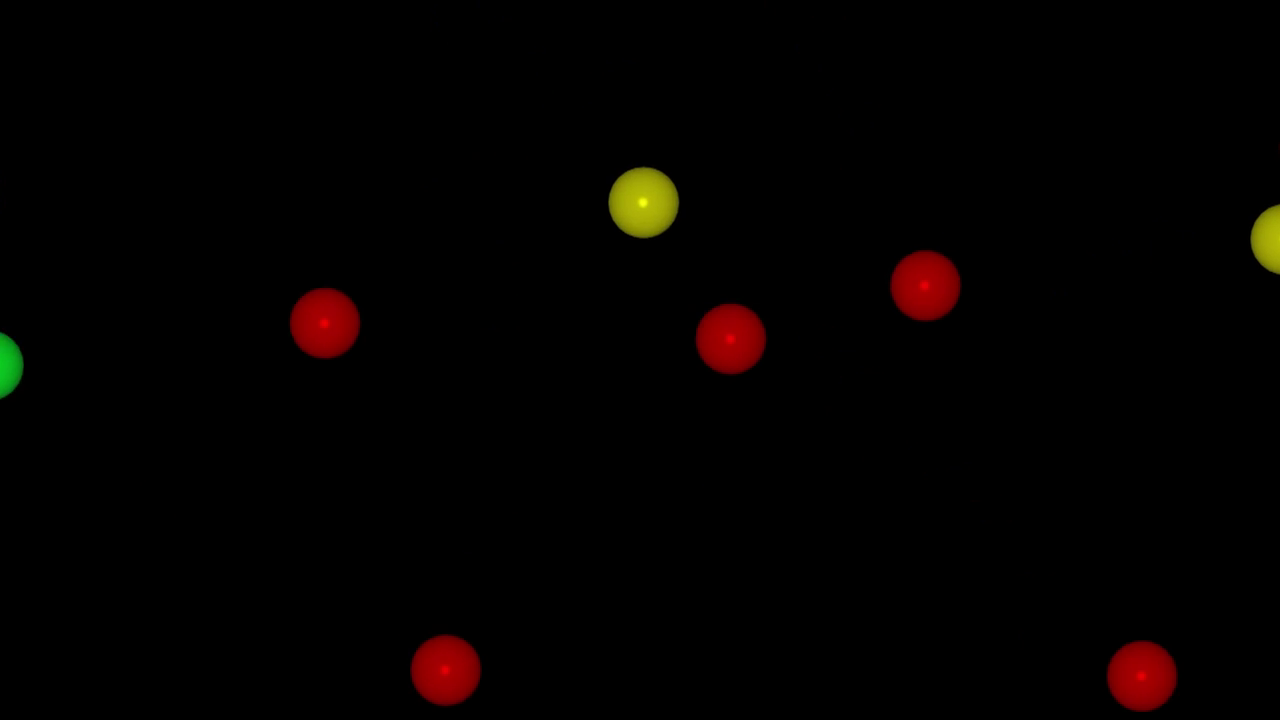
#> input picture frame 149 of Sesion 5, 6 - Image Processing, Object Detection/Big_Colored_Balls_Bouncing_Free_Footage_Backgorund_Vide_c5py4O9kUn0.mp4, 1280 x 720 px
$ jupyter execute main.ipynb
#> lines starting #> are read from the running program, lines starting #| are printed output that depends on the picture; after the words box and inside, x2 and y2 are one past the last pixel; in counts of white or black regions, pixels touching at a corner belong together
[cell 1]
import cv2
import numpy as np

[cell 2]
# Define video capture object
cap = cv2.VideoCapture('Big_Colored_Balls_Bouncing_Free_Footage_Backgorund_Vide_c5py4O9kUn0.mp4')

while True:
  # Read a frame from the video capture
  ret, frame = cap.read()
#> frame is the input picture: shape (720, 1280, 3); mean B, G, R 0.1, 1.1, 3.8

  # Check if frame is read correctly
  if not ret:
    print("Error: Unable to read frame from video capture")
    break

  # Convert frame to HSV color space (optional, might be useful for specific lighting conditions)
  # hsv = cv2.cvtColor(frame, cv2.COLOR_BGR2HSV)

  # Define lower and upper bounds for green color in BGR format
  lower_green = np.array([20, 70, 5])  # Adjust values for green range (BGR)
  upper_green = np.array([40, 255, 30])  # Adjust values for green range (BGR)

  # Create a mask to isolate pixels within the green range
  mask = cv2.inRange(frame, lower_green, upper_green)
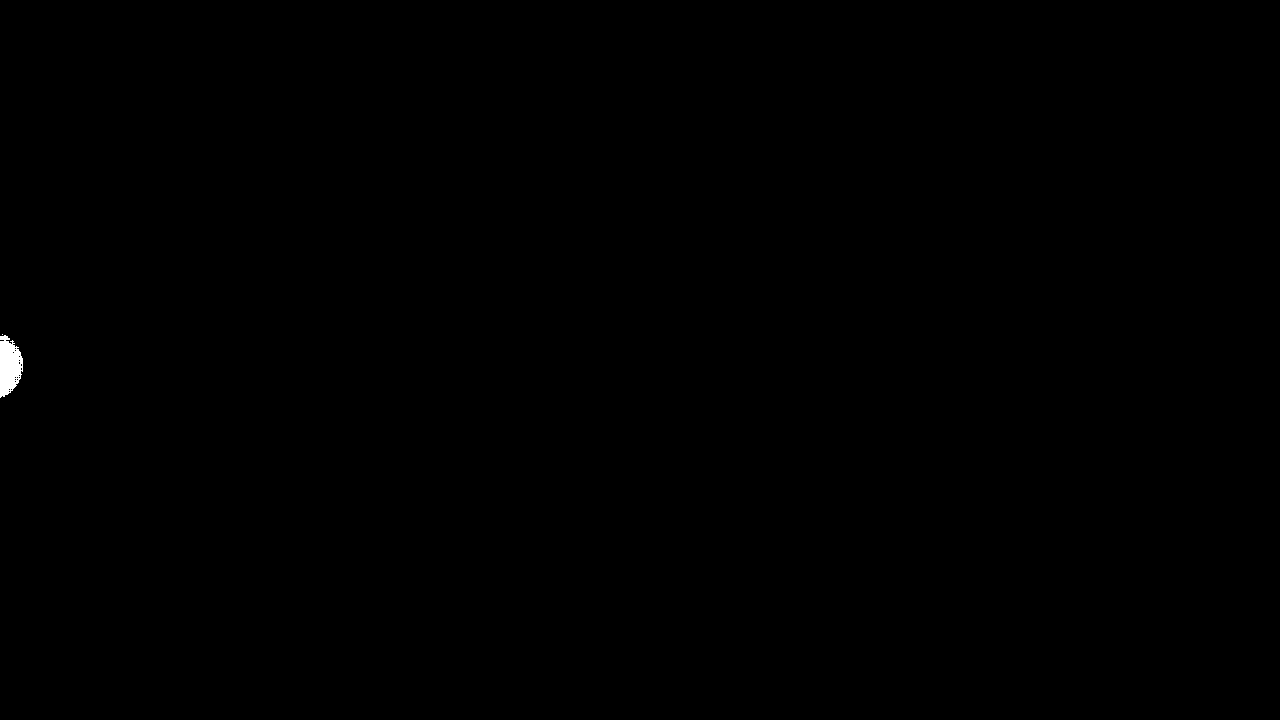
#> mask: shape (720, 1280); 0.11% white; 2 white regions (1 under 20 px)

  # Apply bitwise AND to keep only green pixels in the original frame
  res = cv2.bitwise_and(frame, frame, mask=mask)

  # Find contours of green objects
  contours, hierarchy = cv2.findContours(mask, cv2.RETR_EXTERNAL, cv2.CHAIN_APPROX_SIMPLE)
#> contours = 2 contours, 1 with area under 20; largest, box (x1, y1, x2, y2) and area: (0, 335, 23, 398) 975
  print("Number of contours found:", len(contours))
#| Number of contours found: 2

  # Draw contours and bounding rectangles on the original frame
  for cnt in contours:
    # Get bounding rectangle coordinates
    x, y, w, h = cv2.boundingRect(cnt)
    # Draw green rectangle around the contour
    cv2.rectangle(frame, (x, y), (x + w, y + h), (0, 255, 0), 2)
    frame = cv2.putText(frame, str(w)+"x"+str(h), (x,y), cv2.FONT_HERSHEY_SIMPLEX, 1, (0,255,0), 2)
#> this loop made 2 passes
#> (x, y, w, h) on passes 1 to 2: (0, 335, 23, 63), (2, 334, 1, 1)
#> pass 1, `frame = cv2.putText(frame, str(w)+"x"+str(h), (x,y), cv2.FONT_HERSHEY_..`:
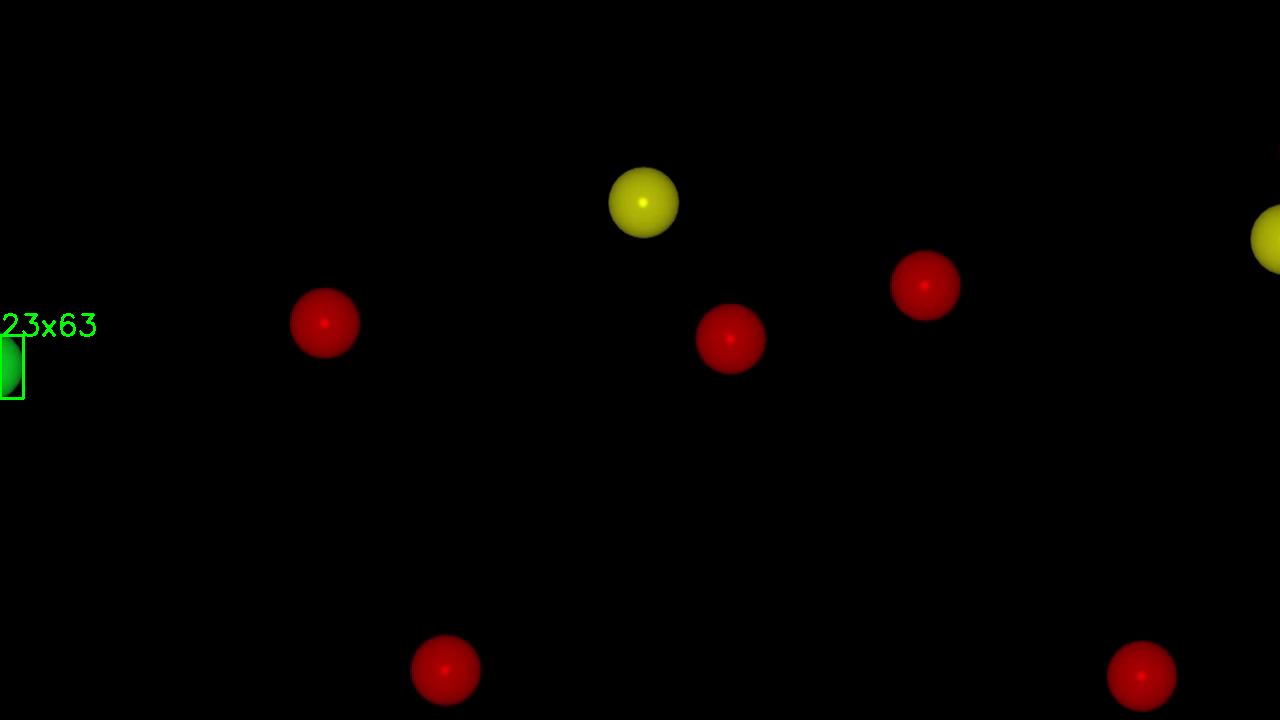
#> frame: shape (720, 1280, 3); 0.13% of pixels changed, all inside (x1, y1, x2, y2) = (0, 313, 96, 400)

  # Display the frame with contours and bounding rectangles
  cv2.imshow("frame", frame)

  # Exit on 'p' key press
  if cv2.waitKey(1) == ord('p'):
#> (key Esc is pressed here)
    break

# Release video capture and close windows
cap.release()
cv2.destroyAllWindows()

$ run again, starting later in the video
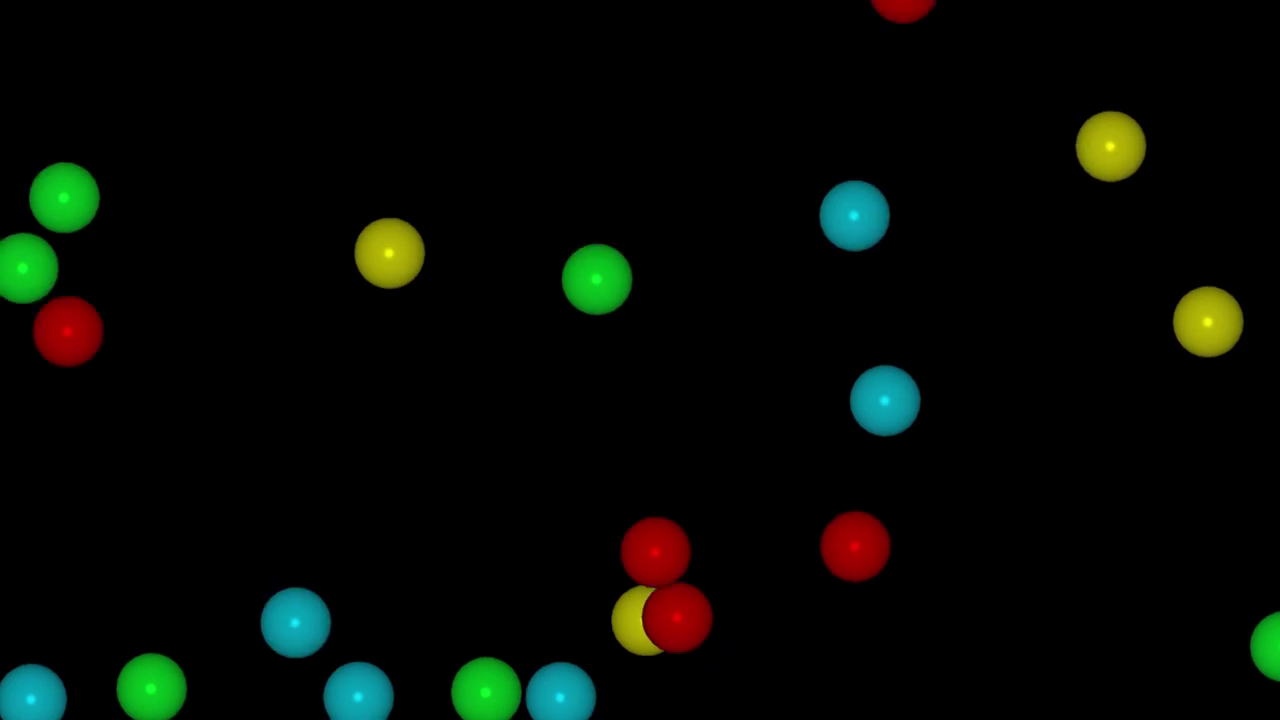
#> input picture frame 674 of Sesion 5, 6 - Image Processing, Object Detection/Big_Colored_Balls_Bouncing_Free_Footage_Backgorund_Vide_c5py4O9kUn0.mp4, 1280 x 720 px
#> frame is the input picture: shape (720, 1280, 3); mean B, G, R 4.5, 9.5, 5.4
#> mask: shape (720, 1280); 2% white; 10 white regions (4 under 20 px)
#> contours = 8 contours, 2 with area under 20; largest, box (x1, y1, x2, y2) and area: (117, 654, 187, 720) 3592, (563, 244, 632, 315) 3584, (29, 163, 99, 233) 3568, (451, 657, 521, 720) 3396, (0, 233, 58, 303) 3210, (1250, 612, 1280, 681) 1424
#| Number of contours found: 8
#> the loop `for cnt in contours:` made 8 passes
#> (x, y, w, h) on passes 1 to 8: (451, 657, 70, 63), (117, 654, 70, 66), (1250, 612, 30, 69), (562, 275, 2, 6), (563, 244, 69, 71), (0, 233, 58, 70), (38, 174, 1, 1), (29, 163, 70, 70)
#> pass 1, `frame = cv2.putText(frame, str(w)+"x"+str(h), (x,y), cv2.FONT_HERSHEY_..`:
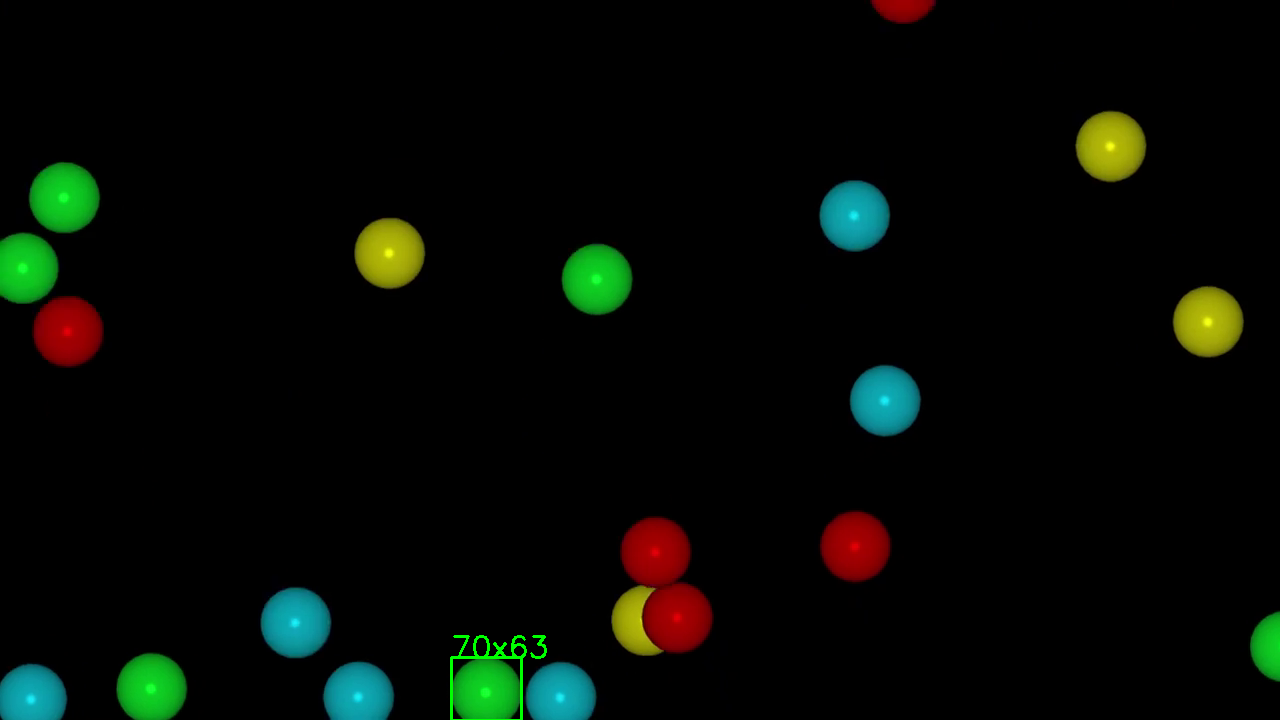
#> frame: shape (720, 1280, 3); 0.14% of pixels changed, all inside (x1, y1, x2, y2) = (450, 635, 547, 720)
#> after the loop `for cnt in contours:`:
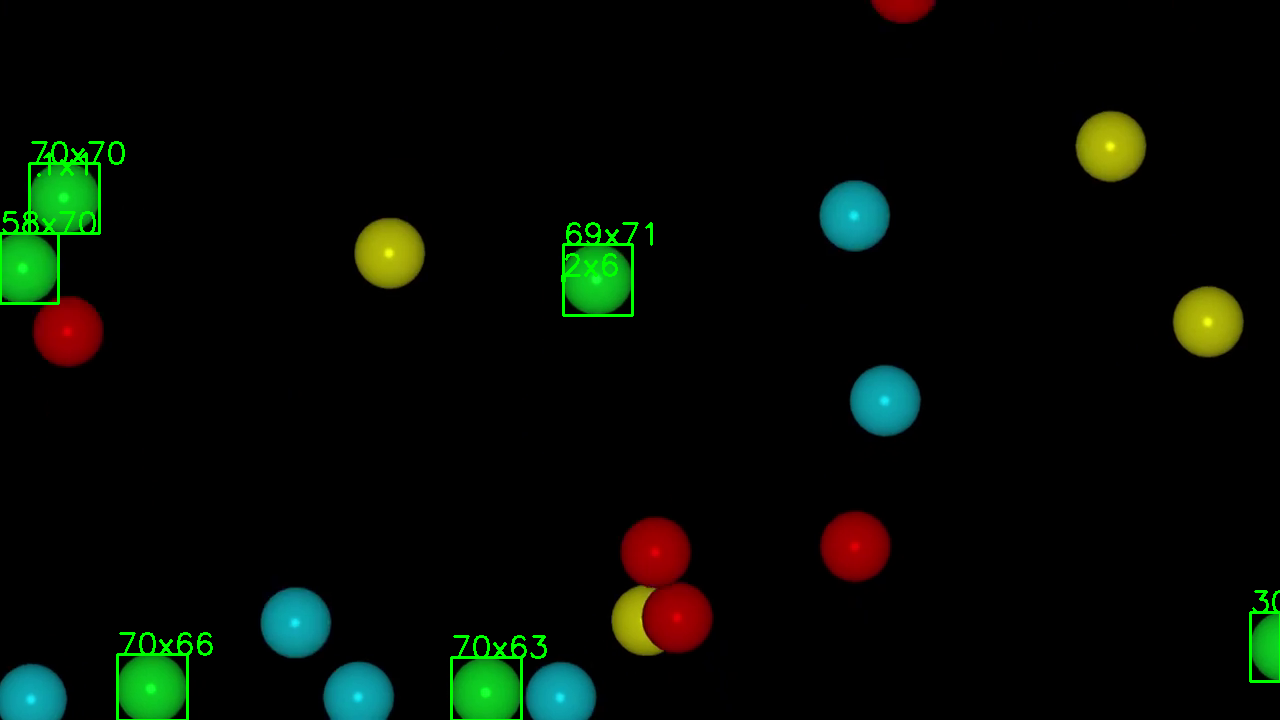
#> frame: shape (720, 1280, 3); mean B, G, R 4.4, 11.5, 5.3

$ run again, starting later in the video
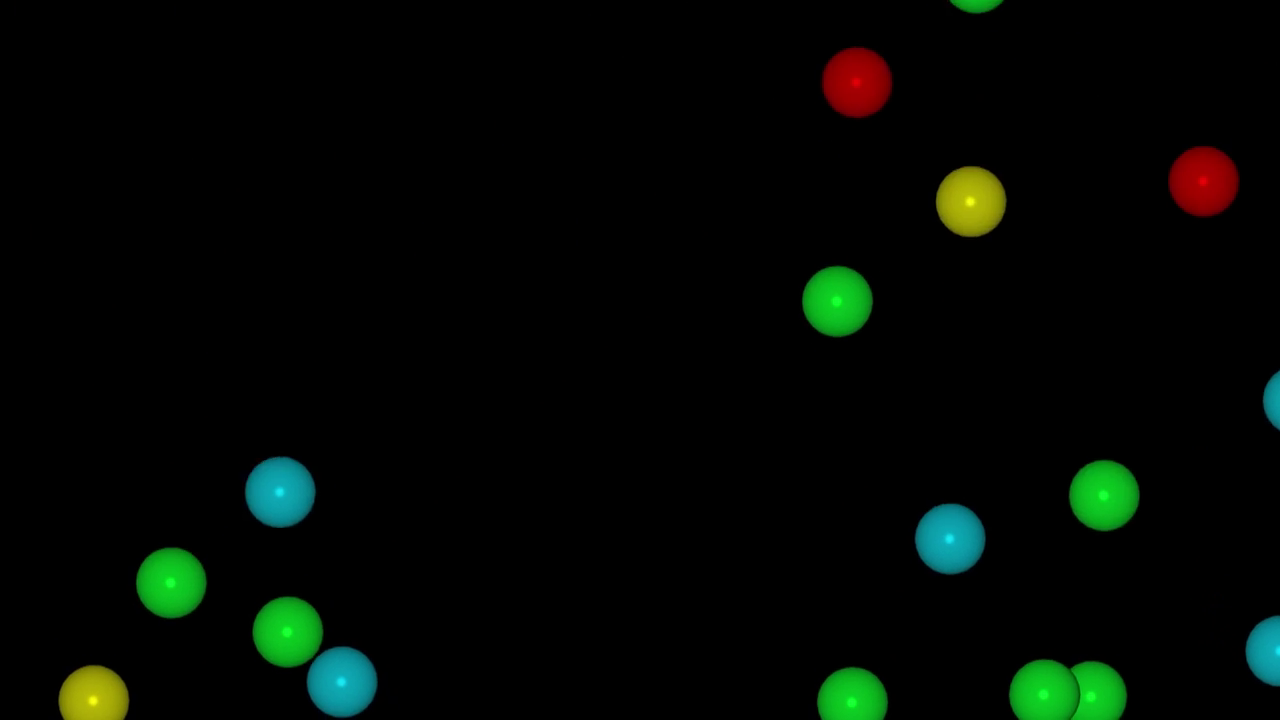
#> input picture frame 1199 of Sesion 5, 6 - Image Processing, Object Detection/Big_Colored_Balls_Bouncing_Free_Footage_Backgorund_Vide_c5py4O9kUn0.mp4, 1280 x 720 px
#> frame is the input picture: shape (720, 1280, 3); mean B, G, R 3.3, 8.2, 2.9
#> `mask = cv2.inRange(frame, lower_green, upper_green)`:
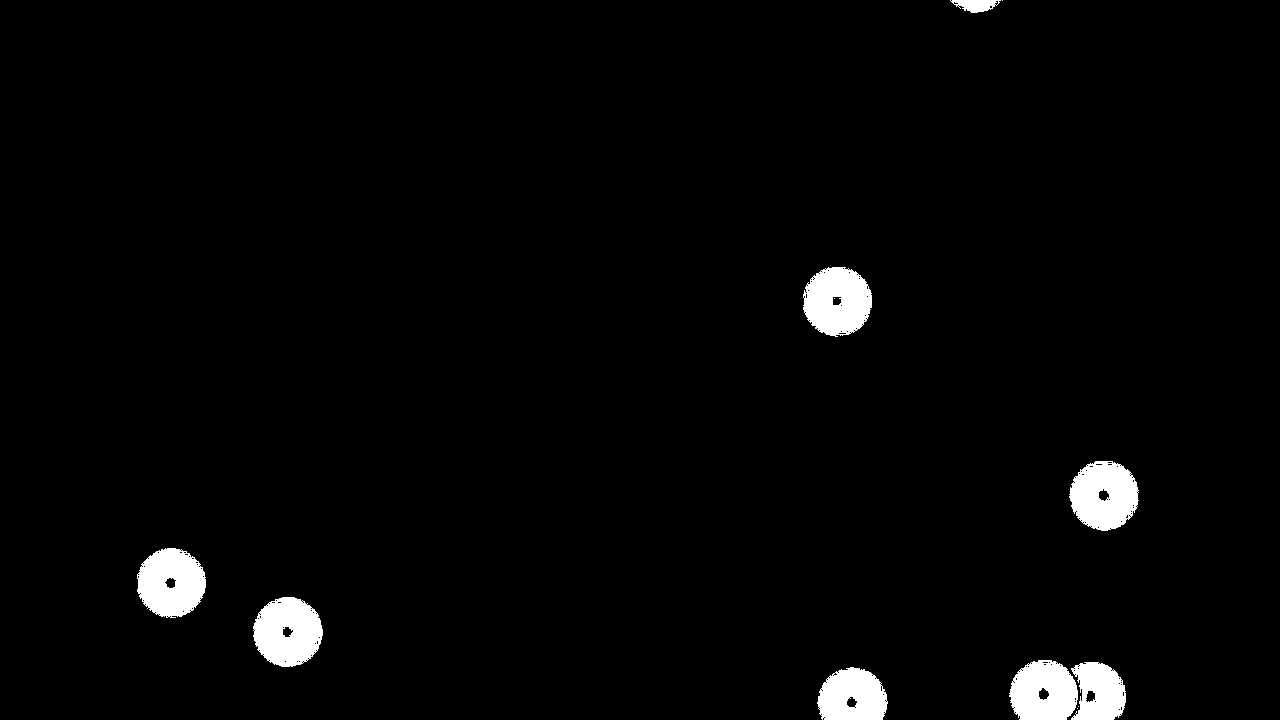
#> mask: shape (720, 1280); 2.6% white; 12 white regions (4 under 20 px)
#> contours = 11 contours, 3 with area under 20; largest, box (x1, y1, x2, y2) and area: (253, 597, 323, 667) 3682, (803, 267, 872, 337) 3656, (1069, 461, 1139, 531) 3656, (137, 548, 206, 618) 3629, (1009, 660, 1078, 720) 3291, (817, 667, 888, 720) 2939, (1071, 662, 1126, 720) 2354, (950, 0, 1001, 13) 383
#| Number of contours found: 11
#> the loop `for cnt in contours:` made 11 passes
#> (x, y, w, h) on passes 1 to 8: (1077, 708, 1, 1), (1078, 706, 1, 1), (817, 667, 71, 53), (1071, 662, 55, 58), (1009, 660, 69, 60), (253, 597, 70, 70), (137, 548, 69, 70), (1069, 461, 70, 70)
#> after the loop `for cnt in contours:`:
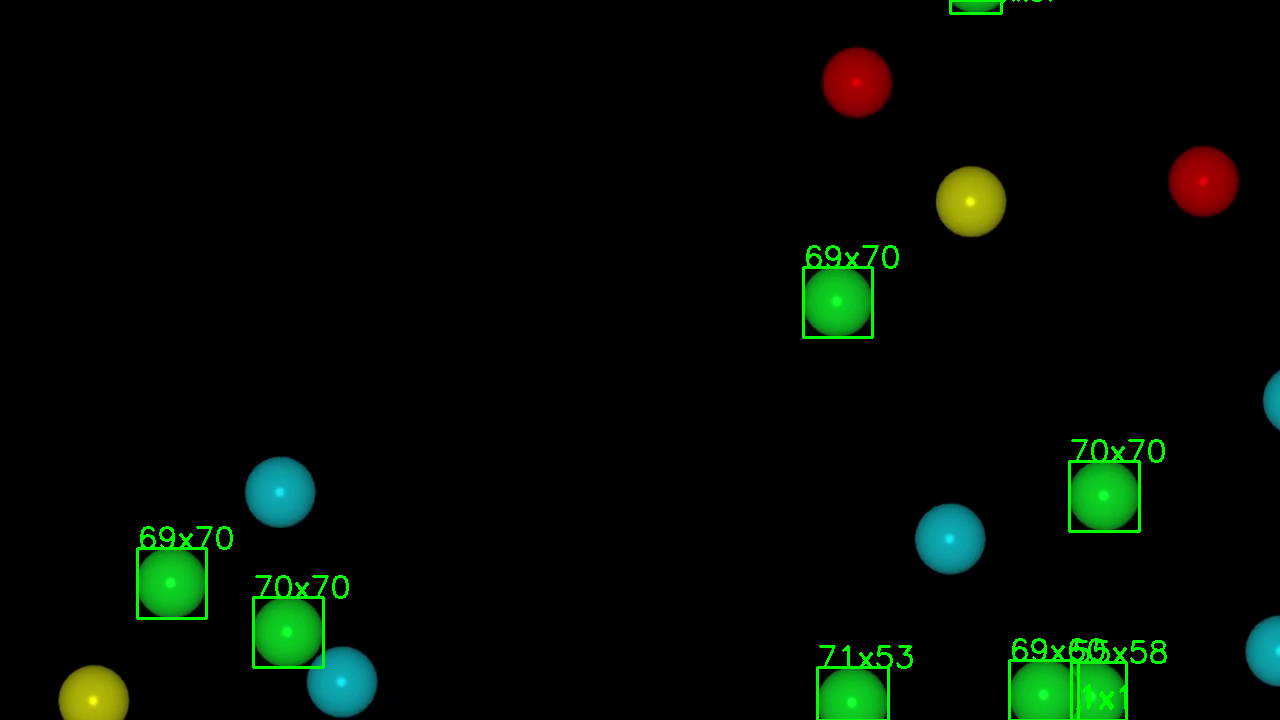
#> frame: shape (720, 1280, 3); mean B, G, R 3.2, 10.8, 2.9
